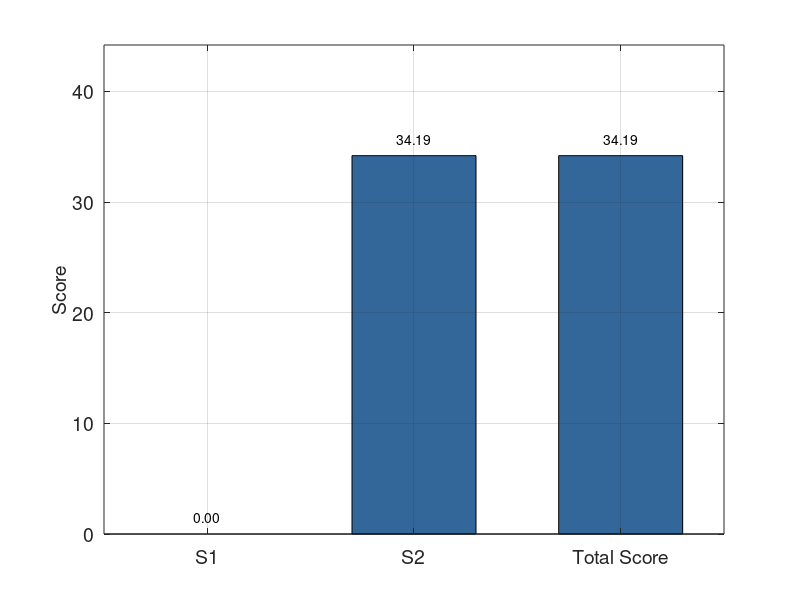

The MATLAB script that drew this image:
%--------------------------------------------------------------------------
% Script: plot_uav_score.m
%
% Description:
% This script reads the mission evaluation scores from `score.txt`, which
% contains four values:
%   - T1 (Total Mission Time)
%   - S1 and S2 (Subscores for different metrics)
%   - Score (Final combined score)
%
% It visualizes S1, S2, and the total score in a single bar chart with
% annotated values. This visualization helps summarize mission performance
% in UAV-based data collection tasks.
%
% Input:
%   - score.txt : File containing the output of the scoring evaluation
%
% Output:
%   - figs/uav_download_metrics.png : Score bar plot
%
% Author: Md Sharif Hossen  
% PhD Student, Department of Electrical and Computer Engineering, NCSU  
% Advisors: Dr. Ismail Guvenc and Dr. Vijay K. Shah  
% Date: May 4, 2025
%
% Copyright (c) 2025 Md Sharif Hossen  
% All rights reserved. This work is licensed for academic and research use only.
%
% If you use this script or dataset in your research, please cite:
%   Md Sharif Hossen. UAV Post-Processing Suite. Available at:
%   https://github.com/mhossenece/uav-postprocessing-suite
%--------------------------------------------------------------------------

%clc
clear all
close all


% Step 1: Read lines from the file
fid = fopen('score.txt', 'r');
lines = textscan(fid, '%s', 'Delimiter', '\n');
fclose(fid);
lines = lines{1};

% Step 2: Parse values using regular expressions
scores = struct('T1', 0, 'S1', 0, 'S2', 0, 'Score', 0);
for i = 1:length(lines)
    tokens = regexp(lines{i}, '(\w+):\s*([\d.]+)', 'tokens');
    if ~isempty(tokens)
        key = tokens{1}{1};
        val = str2double(tokens{1}{2});
        scores.(key) = val;
    end
end

% Step 3: Prepare data for plotting
bar_labels = {'S1', 'S2', 'Total Score'};
bar_values = [scores.S1, scores.S2, scores.Score];

% Step 4: Create bar plot
figure('Position', [100, 100, 600, 500]);
b = bar(bar_values, 'FaceColor', [0.2 0.4 0.6], 'BarWidth', 0.6);

% Add data labels on top
for i = 1:numel(bar_values)
    text(i, bar_values(i) + 1, sprintf('%.2f', bar_values(i)), ...
        'HorizontalAlignment', 'center', 'VerticalAlignment', 'bottom', ...
        'FontSize', 10);
end

% Customize axes
set(gca, 'XTickLabel', bar_labels, 'FontSize', 14);
ylabel('Score', 'FontSize', 14);
ylim([0, max(bar_values) + 10]);
grid on
box on


% Create the directory if it doesn't exist
if ~exist('figs', 'dir')
    mkdir('figs');
end

% Save the figure in /fig directory
print(fullfile('figs', 'uav_download_metrics'), '-dpng', '-r600');

% Close the figure
close(gcf)